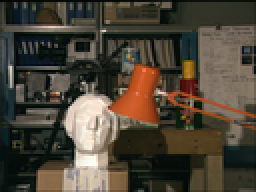
%> input picture patch-based/tsukuba/scene1.row3.col5.ppm, 128 x 96 px, shrunk from 384 x 288 before the run (shown 2 times larger)
$ octave main.m   (GNU Octave 9; MATLAB toolbox functions it lacks are replaced by stand-ins)
%> lines starting %> are read from the running program, lines starting %| are printed output that depends on the picture; in (x1, y1, x2, y2) boxes, pixels count from 0 and x2, y2 are one past the last pixel; in counts of white or black regions, pixels touching at a corner belong together; the program's own positions count from 1
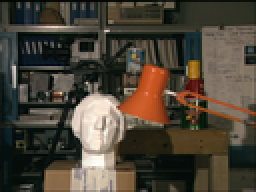
%> input picture patch-based/tsukuba/scene1.row3.col4.ppm, 128 x 96 px, shrunk from 384 x 288 before the run (shown 2 times larger)
### patch-based/depthMapPatch.m
function [d, energyHistory] = depthMapPatch( ...
    IL, IR, lambda, numIters, stepSize, maskRatio, patchRadius)
%> called with lambda = 0.6, numIters = 100000, stepSize = 0.001, maskRatio = 0.03, patchRadius = 1
%DEPTHMAPPATCH Variational stereo with a patch-based data term:
%
%   E(d) = ∑_x [ Sel(x) * (λ/2) * ∑_{x' in N(x)}(IL(x') - IR(x'+d(x)))^2 ]
%           + ∑_x [ (1-λ)/2 * ||∇d(x)||^2 ],
%
% solved by explicit gradient descent + bounding 0 <= d <= 0.1*width.

    [rows, cols] = size(IL);
%> rows = 96; cols = 128

    % 1) Create mask: 0 in rightmost fraction, 1 elsewhere
    cutoffCol = round((1 - maskRatio) * cols);
%> cutoffCol = 124
    Sel = ones(rows, cols);
    if cutoffCol < cols
        Sel(:, cutoffCol+1:end) = 0;
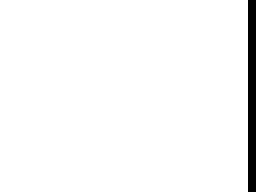
%> Sel: size 96x128 double (shown 2 times larger); values 0 (black) and 1 (white), 96.9% white; 1 black region, box (x1, y1, x2, y2) and area: (124, 0, 128, 96) 384
    end

    % 2) Initialize disparity
    d = zeros(rows, cols);
    globalMax = 0.1 * cols;  % clamp upper bound
%> globalMax = 12.8

    % 3) Precompute partial derivative of IR wrt x (for data gradient)
    %    We'll do a simple forward difference.
    IxR = forwardDiffX(IR);

    % 4) Energy history + initial energy
    energyHistory = zeros(numIters,1);
    energyHistory(1) = computeEnergyPatch(d, IL, IR, lambda, Sel, patchRadius);

    % Stop criteria
    increaseTolerance  = 1e-10;
    increasePatience   = 5;
    convergeTolerance  = 1e-4;
    convergePatience   = 10;
    incCount  = 0;
    convCount = 0;

    % ----------- Main Gradient Descent -----------
    for iter = 2:numIters

        % (A) Data Term Gradient (patch-based)
        grad_data = computeGradPatch(d, IL, IR, IxR, lambda, Sel, patchRadius);

        % (B) Smoothness Term Gradient (Neumann BC)
        lap_d = laplacianNeumann(d);
        grad_smooth = (1 - lambda) .* lap_d;

        % (C) Combine & Update
        grad_total = grad_data + grad_smooth;
        d = d - stepSize * grad_total;

        % (D) Enforce bounds: 0 <= d <= globalMax
        d = max(d, 0);
        d = min(d, globalMax);

        % (E) Compute new energy + check stop conditions
        energyHistory(iter) = computeEnergyPatch(d, IL, IR, lambda, Sel, patchRadius);

        if energyHistory(iter) > energyHistory(iter-1) + increaseTolerance
            incCount = incCount + 1;
        else
            incCount = 0;
        end

        if abs(energyHistory(iter) - energyHistory(iter-1)) < convergeTolerance
            convCount = convCount + 1;
        else
            convCount = 0;
        end

        if incCount >= increasePatience
            fprintf('Stopping early: energy increased %d times in a row.\n', incCount);
            energyHistory = energyHistory(1:iter);
            break;
        end
        if convCount >= convergePatience
            fprintf('Stopping early: energy converged for %d consecutive steps.\n', convCount);
            energyHistory = energyHistory(1:iter);
            break;
        end

        if mod(iter, 500) == 0
            fprintf('Iter %d/%d, E = %.6f\n', iter, numIters, energyHistory(iter));
        end
    end
end

### patch-based/forwardDiffX.m
function Fx = forwardDiffX(I)
%FORWARDDIFFX in x-direction, forward difference
    [rows, cols] = size(I);
%> rows = 96; cols = 128
    Fx = zeros(rows, cols);
    Fx(:,1:end-1) = I(:,2:end) - I(:,1:end-1);
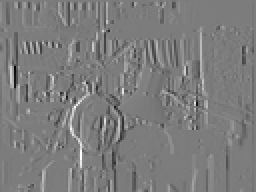
%> Fx: size 96x128 double (shown 2 times larger); min -0.593, max 0.621, mean 0.000706; drawn with min black and max white
    Fx(:,end) = Fx(:,end-1);
%> Fx: size 96x128 double; 0.78% of pixels changed, all inside (x1, y1, x2, y2) = (127, 0, 128, 96)
end

### patch-based/computeEnergyPatch.m
function E_val = computeEnergyPatch(d, IL, IR, lambda, Sel, patchRadius)
%> called with lambda = 0.6, patchRadius = 1
% E(d) = Σ_i,j [ Sel(i,j)* (λ/2)* Σ_{(rr,cc) in N(i,j)}(IL(rr,cc)-IR(rr,cc + d(i,j)))^2]
%        + (1-λ)/2 * Σ ||∇d||^2

    [rows, cols] = size(IL);
    dataTerm = 0;

    for i = 1:rows
        for j = 1:cols

            if Sel(i,j) == 0
                continue;
            end

            disp_ij = d(i,j);

            rowStart = max(i - patchRadius, 1);
            rowEnd   = min(i + patchRadius, rows);
            colStart = max(j - patchRadius, 1);
            colEnd   = min(j + patchRadius, cols);

            sumPatch = 0;
            for rr = rowStart:rowEnd
                for cc = colStart:colEnd
                    valL = IL(rr, cc);
                    ccWarp = cc + disp_ij;
                    if ccWarp < 1 || ccWarp > cols
                        continue;
                    end
                    valR = IR(rr, round(ccWarp));
                    diffVal = (valL - valR);
                    sumPatch = sumPatch + diffVal^2;
                end
            end

            dataTerm = dataTerm + 0.5*lambda* sumPatch;
        end
    end
%> after the loop, dataTerm = 555.1

    % Smoothness term
    [dx, dy] = gradient(d);
    smoothTerm = 0.5 * (1 - lambda) * sum(dx(:).^2 + dy(:).^2);
%> smoothTerm = 0

    E_val = dataTerm + smoothTerm;
%> E_val = 555.1
end

### patch-based/computeGradPatch.m
function grad_data = computeGradPatch(d, IL, IR, IxR, lambda, Sel, patchRadius)
%COMPUTEGRADPATCH
%   For each pixel (i,j), sums over local patch N(i,j),
%   mismatch = IL(rr, cc) - IR(rr, cc + d(i,j)).
%   Then derivative wrt d is mismatch * -IxR(rr, cc + d(i,j)).
%   Multiply by λ*Sel(i,j).

    [rows, cols] = size(IL);
    grad_data = zeros(rows, cols);

    for i = 1:rows
        for j = 1:cols

            if Sel(i,j) == 0
                continue;
            end

            disp_ij = d(i,j);
            sumPatchGrad = 0;

            % define patch boundaries
            rowStart = max(i - patchRadius, 1);
            rowEnd   = min(i + patchRadius, rows);
            colStart = max(j - patchRadius, 1);
            colEnd   = min(j + patchRadius, cols);

            for rr = rowStart:rowEnd
                for cc = colStart:colEnd

                    valL = IL(rr, cc);
                    ccWarp = cc + disp_ij;

                    % check bounds
                    if ccWarp < 1 || ccWarp > cols
                        continue;
                    end
                    % nearest neighbor (or you can do linear interpolation)
                    valR = IR(rr, round(ccWarp));

                    mismatch = (valL - valR);

                    % derivative of IR w.r.t. x
                    % IxR is forward diff: IxR(rr, cc+1) ~ IR(rr, cc+1)-IR(rr, cc)
                    % but we want IxR(rr, cc+disp). We'll do nearest neighbor:
                    cci = round(ccWarp);
                    if cci < 1 || cci > cols
                        continue;
                    end
                    gradI = - IxR(rr, cci);

                    sumPatchGrad = sumPatchGrad + mismatch * gradI;
                end
            end
            % multiply by λ * Sel(i,j)
            grad_data(i,j) = lambda * sumPatchGrad;
        end
    end
end

### patch-based/laplacianNeumann.m
function L = laplacianNeumann(U)
%LAPLACIANNEUMANN 2D Laplacian with replicated boundaries (approx Neumann)
    [rows, cols] = size(U);

    U_up    = [U(1,:);  U(1:rows-1,:)];
    U_down  = [U(2:rows,:); U(rows,:)];
    U_left  = [U(:,1), U(:,1:cols-1)];
    U_right = [U(:,2:cols), U(:,cols)];

    L = (U_up + U_down + U_left + U_right) - 4*U;
end

### patch-based/main.m
% -------------------------------------------------------------------------
% Main Script
% -------------------------------------------------------------------------
clc; clear; close all;

% Load two stereo images (left, right)
IL = im2double(imread('./tsukuba/scene1.row3.col5.ppm'));
IR = im2double(imread('./tsukuba/scene1.row3.col4.ppm'));

% Convert to grayscale if needed
if size(IL,3) == 3, IL = rgb2gray(IL); end
if size(IR,3) == 3, IR = rgb2gray(IR); end

% Parameters
lambda       = 0.6;      % data vs. smoothness weight
numIters     = 100000;   % max iterations
fixedStep    = 1e-3;     % gradient descent step size
maskRatio    = 0.03;     % fraction of columns to mask on right side
patchRadius  = 1;        % e.g. 3x3 patch => radius=1

% Run disparity estimation with patch-based data term
%> (the run ends here)
